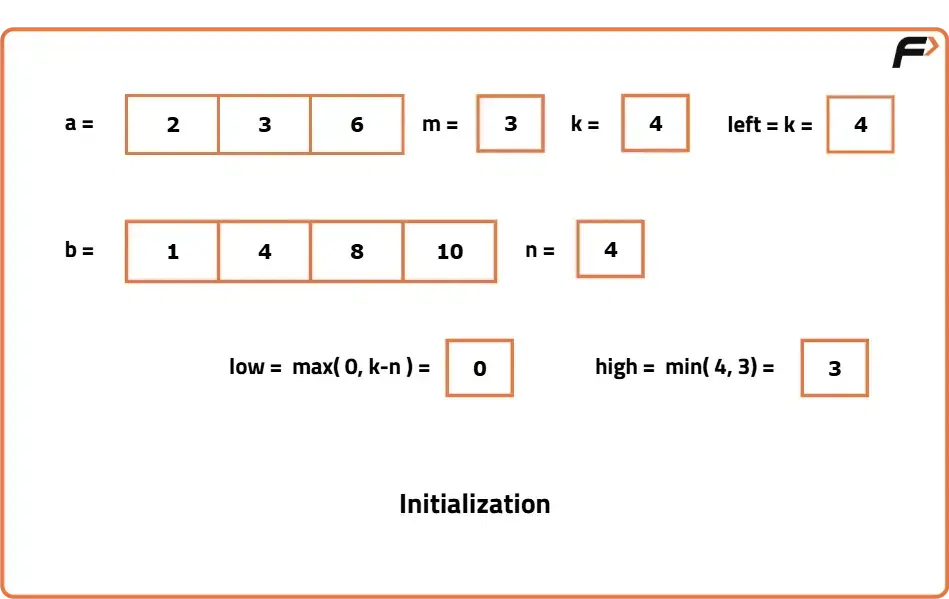
#> input picture assets/images/00cad8ed2fec23dc/00cad8ed2fec23dc_003.webp, 949 x 599 px; its folder holds only this picture in this run; the run also reads 1 picture not shown here
$ python compress_images.py
#> lines starting #> are read from the running program, lines starting #| are printed output that depends on the picture
"""
Fast parallel image compression — uses all CPU cores.

Key speedups vs previous version:
  1. multiprocessing.Pool(N_CORES) — all 16 cores in parallel
  2. method=2 instead of method=6 — 4-6x faster encode, ~1% quality diff
  3. imap_unordered — progress updates as soon as any worker finishes
  4. DB writes batched in main process (SQLite isn't multi-process safe)

Expected time: ~3-8 minutes instead of 2+ hours.
"""

import os
import sqlite3
from pathlib import Path
from multiprocessing import Pool, cpu_count
from PIL import Image
from tqdm import tqdm

BASE_DIR = Path(__file__).parent
ASSETS   = BASE_DIR / "assets" / "images"
DB_PATH  = BASE_DIR / "tuf_data.db"
WEBP_Q   = 78
METHOD   = 2      # 0-6; method=6 is best but ~5x slower than method=2. Quality diff <1%
N_CORES  = cpu_count()

# resolve once so workers can compute relative paths
_REPO_ROOT = str(BASE_DIR)


def _compress_one(src_str: str):
    """
    Worker function — runs in a separate process.
    Returns (old_rel, new_rel, saved_bytes, error_msg)
    """
    src = Path(src_str)
    repo = Path(_REPO_ROOT)
    suffix = src.suffix.lower()

    try:
        before = src.stat().st_size

        if suffix in (".png", ".jpg", ".jpeg"):
            dst = src.with_suffix(".webp")
            img = Image.open(src)
            if img.mode in ("P", "RGBA"):
                img = img.convert("RGBA")
            elif img.mode == "CMYK":
                img = img.convert("RGB")
            else:
                img = img.convert("RGB")
            img.save(dst, "WEBP", quality=WEBP_Q, method=METHOD)
            after = dst.stat().st_size

            if after < before:
                old_rel = str(src.relative_to(repo))
                new_rel = str(dst.relative_to(repo))
                src.unlink()
                return (old_rel, new_rel, before - after, None)
            else:
                dst.unlink()  # WebP was bigger (rare), keep original
                return (None, None, 0, None)

        elif suffix == ".webp":
            img = Image.open(src)
            img.save(src, "WEBP", quality=WEBP_Q, method=METHOD)
            after = src.stat().st_size
            saved = max(0, before - after)
            rel = str(src.relative_to(repo))
            return (rel, rel, saved, None)

    except Exception as e:
        return (None, None, 0, f"{src.name}: {e}")

    return (None, None, 0, None)


def compress_images():
    exts  = {".png", ".jpg", ".jpeg", ".webp"}
    files = sorted(
        str(p) for p in ASSETS.rglob("*")
        if p.suffix.lower() in exts and p.is_file()
    )

    if not files:
        print("No images found in", ASSETS)
        return

    orig_total = sum(Path(f).stat().st_size for f in files)
    print(f"\nFound {len(files):,} images  ({orig_total / 1024 / 1024:.1f} MB total)")
    print(f"Using {N_CORES} CPU cores  |  WebP quality={WEBP_Q}  method={METHOD}")
    print(f"Estimated time: ~{max(1, len(files) // (N_CORES * 40))} minutes\n")

    db  = sqlite3.connect(DB_PATH)
    cur = db.cursor()

    saved_bytes = 0
    converted   = 0
    reencoded   = 0
    skipped     = 0
    errors      = 0
    db_updates  = []
    BATCH       = 500

    with tqdm(total=len(files), unit="img", ncols=100,
              bar_format="{l_bar}{bar}| {n_fmt}/{total_fmt}  [{elapsed}<{remaining}  {rate_fmt}]") as bar:

        with Pool(N_CORES) as pool:
            for old_rel, new_rel, saved, err in pool.imap_unordered(_compress_one, files, chunksize=16):
                bar.update(1)

                if err:
                    errors += 1
                    bar.write(f"  ERROR: {err}")
                    continue

                saved_bytes += saved

                if old_rel and new_rel:
                    if old_rel != new_rel:
                        converted += 1
                        db_updates.append((new_rel, old_rel))
                    else:
                        reencoded += 1
                else:
                    skipped += 1

                # batch commit
                if len(db_updates) >= BATCH:
                    cur.executemany(
                        "UPDATE article_images SET local_path=? WHERE local_path=?",
                        db_updates
                    )
                    db.commit()
                    db_updates.clear()

                bar.set_postfix(
                    saved=f"{saved_bytes/1024/1024:.0f}MB",
                    conv=converted,
                    err=errors,
                    refresh=False
                )
#> this loop made 4 passes
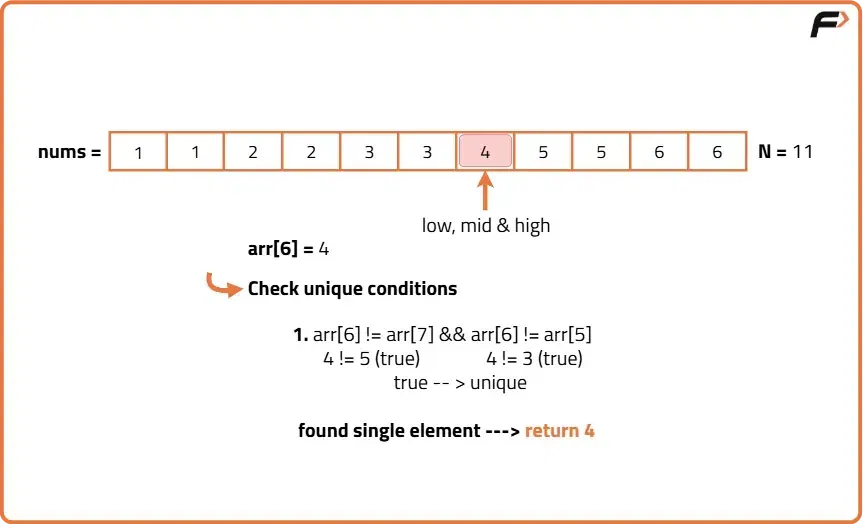
#> input picture assets/images/00f1793aefeac169/00f1793aefeac169_009.webp, 863 x 524 px
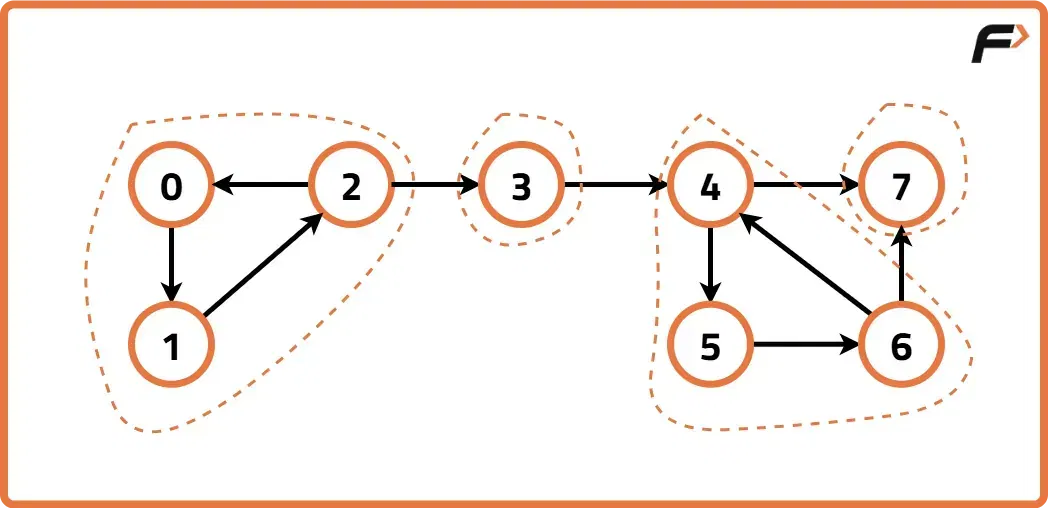
#> input picture assets/images/023afdafe99c4774/023afdafe99c4774_003.webp, 1048 x 508 px
#> pass 3, in _compress_one (call 4), `img = Image.open(src)`:
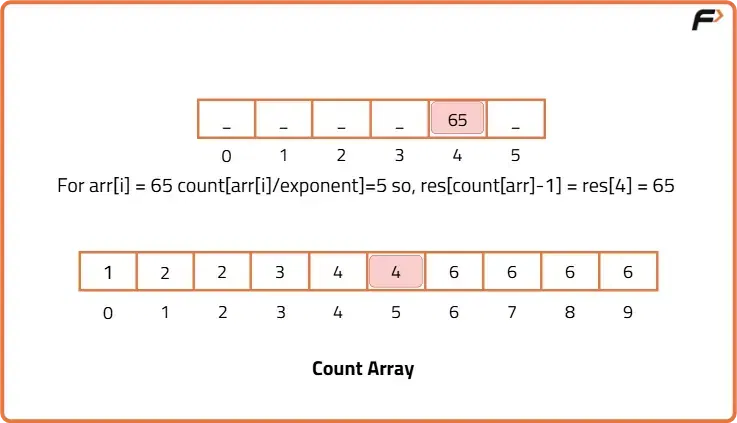
#> img: PIL image 737x423 RGBA; mean R, G, B, A 249.2, 244.2, 241.3, 254.6; transparent parts drawn white

    # flush remaining DB updates
    if db_updates:
        cur.executemany(
            "UPDATE article_images SET local_path=? WHERE local_path=?",
            db_updates
        )
        db.commit()

    new_total = orig_total - saved_bytes
    pct = 100 * saved_bytes / orig_total if orig_total else 0

    print(f"\n{'='*60}")
    print(f"  Compression done!")
    print(f"  Converted  : {converted:,}  PNG/JPG → WebP")
    print(f"  Re-encoded : {reencoded:,}  WebP → WebP (smaller)")
    print(f"  Skipped    : {skipped:,}  (already optimal)")
    print(f"  Errors     : {errors}")
    print(f"  Before     : {orig_total / 1024 / 1024:.1f} MB")
    print(f"  After      : {new_total / 1024 / 1024:.1f} MB")
    print(f"  Saved      : {saved_bytes / 1024 / 1024:.1f} MB  ({pct:.0f}%)")
    print(f"{'='*60}")

    # ── Null all blobs ─────────────────────────────────────────────────────
    print("\nNulling image blobs in DB ...")
#> (the run stopped early here; a loop or call above may not have finished)
